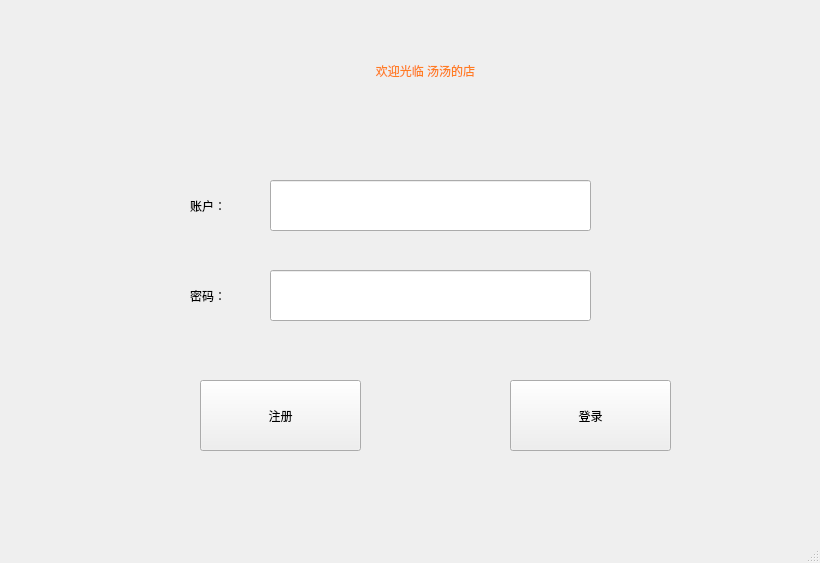
<?xml version="1.0" encoding="UTF-8"?>
<ui version="4.0">
 <class>LoginWindow</class>
 <widget class="QMainWindow" name="LoginWindow">
  <property name="geometry">
   <rect>
    <x>0</x>
    <y>0</y>
    <width>820</width>
    <height>563</height>
   </rect>
  </property>
  <property name="windowTitle">
   <string>MainWindow</string>
  </property>
  <widget class="QWidget" name="centralwidget">
   <widget class="QLabel" name="label">
    <property name="geometry">
     <rect>
      <x>180</x>
      <y>30</y>
      <width>491</width>
      <height>81</height>
     </rect>
    </property>
    <property name="styleSheet">
     <string notr="true">
font: 28pt &quot;宋体&quot;;
color: rgb(255, 125, 33);</string>
    </property>
    <property name="text">
     <string>欢迎光临 汤汤的店</string>
    </property>
    <property name="alignment">
     <set>Qt::AlignCenter</set>
    </property>
   </widget>
   <widget class="QLineEdit" name="lineEdit">
    <property name="geometry">
     <rect>
      <x>270</x>
      <y>180</y>
      <width>321</width>
      <height>51</height>
     </rect>
    </property>
   </widget>
   <widget class="QLineEdit" name="lineEdit_2">
    <property name="geometry">
     <rect>
      <x>270</x>
      <y>270</y>
      <width>321</width>
      <height>51</height>
     </rect>
    </property>
   </widget>
   <widget class="QLabel" name="label_2">
    <property name="geometry">
     <rect>
      <x>190</x>
      <y>180</y>
      <width>61</width>
      <height>51</height>
     </rect>
    </property>
    <property name="text">
     <string>账户：</string>
    </property>
   </widget>
   <widget class="QLabel" name="label_3">
    <property name="geometry">
     <rect>
      <x>190</x>
      <y>270</y>
      <width>51</width>
      <height>51</height>
     </rect>
    </property>
    <property name="text">
     <string>密码：</string>
    </property>
   </widget>
   <widget class="QPushButton" name="pushButton">
    <property name="geometry">
     <rect>
      <x>200</x>
      <y>380</y>
      <width>161</width>
      <height>71</height>
     </rect>
    </property>
    <property name="text">
     <string>注册</string>
    </property>
   </widget>
   <widget class="QPushButton" name="pushButton_2">
    <property name="geometry">
     <rect>
      <x>510</x>
      <y>380</y>
      <width>161</width>
      <height>71</height>
     </rect>
    </property>
    <property name="text">
     <string>登录</string>
    </property>
   </widget>
  </widget>
  <widget class="QMenuBar" name="menubar">
   <property name="geometry">
    <rect>
     <x>0</x>
     <y>0</y>
     <width>820</width>
     <height>25</height>
    </rect>
   </property>
  </widget>
  <widget class="QStatusBar" name="statusbar"/>
 </widget>
 <resources/>
 <connections/>
</ui>
